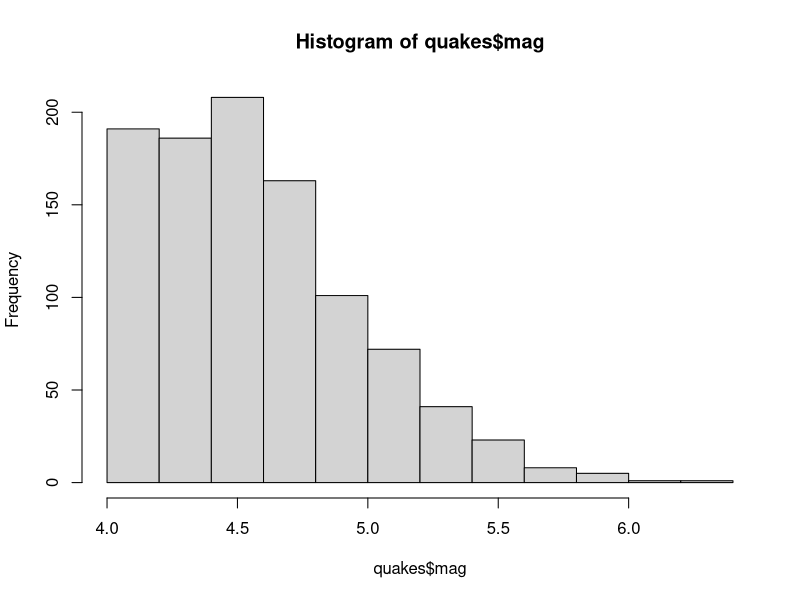
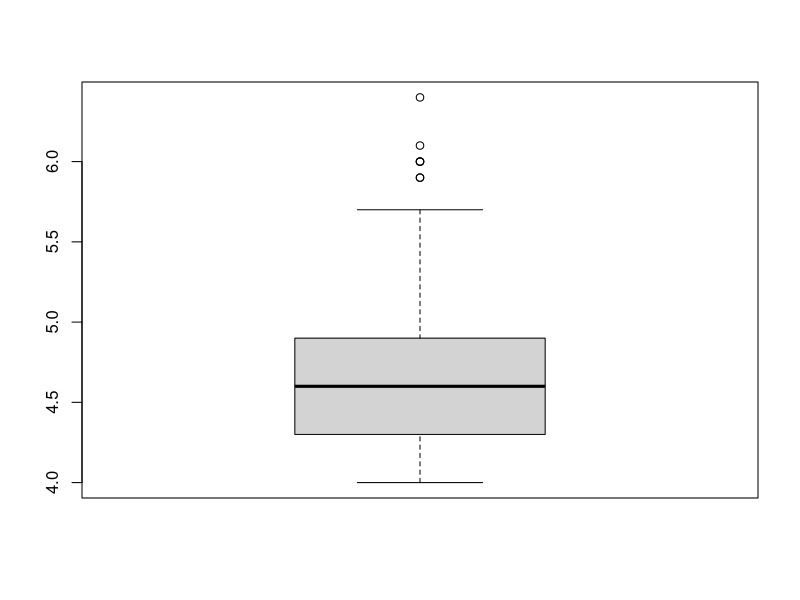

Recreate these plots in R, in order.
## ---- chunk 1
head(quakes)
hist(quakes$mag)
boxplot(quakes$mag)
mean(quakes$mag)
quakes<- quakes
